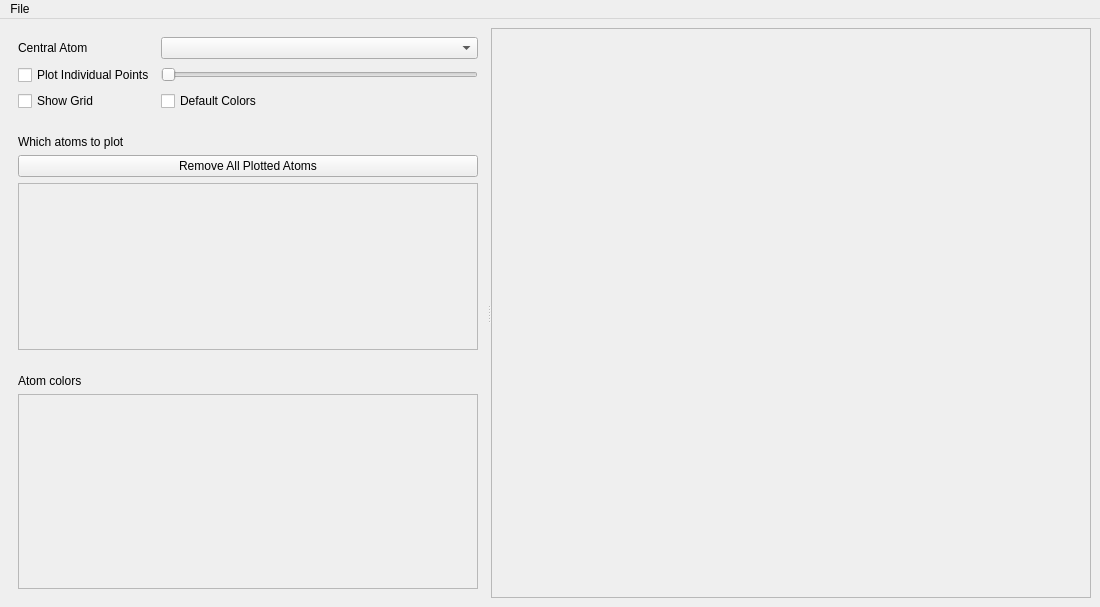
<?xml version="1.0" encoding="UTF-8"?>
<ui version="4.0">
 <class>MainWindow</class>
 <widget class="QMainWindow" name="MainWindow">
  <property name="geometry">
   <rect>
    <x>0</x>
    <y>0</y>
    <width>1100</width>
    <height>607</height>
   </rect>
  </property>
  <property name="windowTitle">
   <string>ALF Visualizer</string>
  </property>
  <property name="autoFillBackground">
   <bool>false</bool>
  </property>
  <widget class="QWidget" name="centralwidget">
   <layout class="QHBoxLayout" name="horizontalLayout">
    <item>
     <widget class="QSplitter" name="splitter">
      <property name="sizePolicy">
       <sizepolicy hsizetype="Preferred" vsizetype="Preferred">
        <horstretch>0</horstretch>
        <verstretch>0</verstretch>
       </sizepolicy>
      </property>
      <property name="orientation">
       <enum>Qt::Horizontal</enum>
      </property>
      <widget class="QWidget" name="user_interaction_part" native="true">
       <layout class="QVBoxLayout" name="verticalLayout">
        <item>
         <widget class="QWidget" name="central_alf_atom_widget" native="true">
          <property name="sizePolicy">
           <sizepolicy hsizetype="Preferred" vsizetype="Fixed">
            <horstretch>0</horstretch>
            <verstretch>0</verstretch>
           </sizepolicy>
          </property>
          <layout class="QGridLayout" name="gridLayout_3">
           <item row="1" column="0" colspan="2">
            <widget class="QCheckBox" name="plot_individual_point_checkbox">
             <property name="text">
              <string>Plot Individual Points</string>
             </property>
            </widget>
           </item>
           <item row="2" column="0">
            <widget class="QCheckBox" name="show_grid_checkbox">
             <property name="text">
              <string>Show Grid</string>
             </property>
            </widget>
           </item>
           <item row="0" column="0">
            <widget class="QLabel" name="central_alf_atom_label">
             <property name="text">
              <string>Central Atom</string>
             </property>
            </widget>
           </item>
           <item row="2" column="2">
            <widget class="QCheckBox" name="default_atom_colors_checkbox">
             <property name="text">
              <string>Default Colors</string>
             </property>
            </widget>
           </item>
           <item row="0" column="2">
            <widget class="QComboBox" name="atom_names_combo"/>
           </item>
           <item row="1" column="2">
            <widget class="QSlider" name="individual_point_slider">
             <property name="orientation">
              <enum>Qt::Horizontal</enum>
             </property>
            </widget>
           </item>
          </layout>
         </widget>
        </item>
        <item>
         <widget class="QWidget" name="atoms_to_plot_widget" native="true">
          <property name="sizePolicy">
           <sizepolicy hsizetype="Preferred" vsizetype="Preferred">
            <horstretch>0</horstretch>
            <verstretch>0</verstretch>
           </sizepolicy>
          </property>
          <layout class="QVBoxLayout" name="verticalLayout_3">
           <item>
            <widget class="QLabel" name="atoms_to_plot_label">
             <property name="sizePolicy">
              <sizepolicy hsizetype="Preferred" vsizetype="Fixed">
               <horstretch>0</horstretch>
               <verstretch>0</verstretch>
              </sizepolicy>
             </property>
             <property name="text">
              <string>Which atoms to plot</string>
             </property>
            </widget>
           </item>
           <item>
            <widget class="QPushButton" name="remove_all_plotted_atoms">
             <property name="text">
              <string>Remove All Plotted Atoms</string>
             </property>
            </widget>
           </item>
           <item>
            <widget class="QScrollArea" name="atoms_to_plot_scroll_area">
             <property name="sizePolicy">
              <sizepolicy hsizetype="Expanding" vsizetype="Minimum">
               <horstretch>0</horstretch>
               <verstretch>0</verstretch>
              </sizepolicy>
             </property>
             <property name="widgetResizable">
              <bool>true</bool>
             </property>
             <widget class="QWidget" name="atoms_to_plot_grid">
              <property name="geometry">
               <rect>
                <x>0</x>
                <y>0</y>
                <width>439</width>
                <height>157</height>
               </rect>
              </property>
              <layout class="QGridLayout" name="gridLayout"/>
             </widget>
            </widget>
           </item>
          </layout>
         </widget>
        </item>
        <item>
         <widget class="QWidget" name="atom_colors_widget" native="true">
          <layout class="QVBoxLayout" name="verticalLayout_2">
           <item>
            <widget class="QLabel" name="atom_colors_label">
             <property name="sizePolicy">
              <sizepolicy hsizetype="Preferred" vsizetype="Fixed">
               <horstretch>0</horstretch>
               <verstretch>0</verstretch>
              </sizepolicy>
             </property>
             <property name="text">
              <string>Atom colors</string>
             </property>
            </widget>
           </item>
           <item>
            <widget class="QScrollArea" name="atom_color_scroll_area">
             <property name="sizePolicy">
              <sizepolicy hsizetype="Expanding" vsizetype="Minimum">
               <horstretch>0</horstretch>
               <verstretch>0</verstretch>
              </sizepolicy>
             </property>
             <property name="widgetResizable">
              <bool>true</bool>
             </property>
             <widget class="QWidget" name="atom_color_scroll_area_grid">
              <property name="geometry">
               <rect>
                <x>0</x>
                <y>0</y>
                <width>439</width>
                <height>185</height>
               </rect>
              </property>
              <layout class="QGridLayout" name="gridLayout_2"/>
             </widget>
            </widget>
           </item>
          </layout>
         </widget>
        </item>
       </layout>
      </widget>
      <widget class="QWidget" name="pyvista_part" native="true">
       <property name="minimumSize">
        <size>
         <width>600</width>
         <height>0</height>
        </size>
       </property>
       <layout class="QHBoxLayout" name="horizontalLayout_2">
        <item>
         <widget class="QFrame" name="pyvista_frame">
          <property name="frameShape">
           <enum>QFrame::StyledPanel</enum>
          </property>
          <property name="frameShadow">
           <enum>QFrame::Raised</enum>
          </property>
          <layout class="QHBoxLayout" name="horizontalLayout_3"/>
         </widget>
        </item>
       </layout>
      </widget>
     </widget>
    </item>
   </layout>
  </widget>
  <widget class="QMenuBar" name="menuBar">
   <property name="geometry">
    <rect>
     <x>0</x>
     <y>0</y>
     <width>1100</width>
     <height>21</height>
    </rect>
   </property>
   <widget class="QMenu" name="menuOpen">
    <property name="title">
     <string>File</string>
    </property>
    <addaction name="actionOpen"/>
   </widget>
   <addaction name="menuOpen"/>
  </widget>
  <action name="actionOpen">
   <property name="text">
    <string>Open</string>
   </property>
  </action>
 </widget>
 <resources/>
 <connections/>
</ui>
